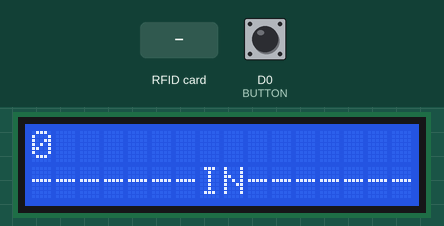
A sketch run on a simulated ESP8266 (NodeMCU). Parts: 16×2 character LCD. The test bench sets the inputs (shaded band); at power-on: D0 (BUTTON) LOW. WiFi joins after 1.5 s; servers stay silent unless stated; network time is answered at once with the bench clock; uploads are accepted with an empty reply; what the sketch prints to the serial monitor is not drawn.

Above: at 3.7 s.
3.8 s: RFID card 5E 7A 19 C4 held to the reader
At 5.4 s:
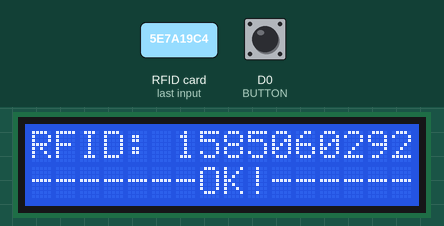
6.8 s: D0 (BUTTON) pulled HIGH for 3.2 s
At 10.3 s:
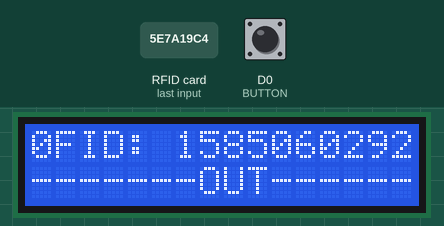
11.5 s: D0 (BUTTON) pulled HIGH for 0.15 s
At 12.6 s:
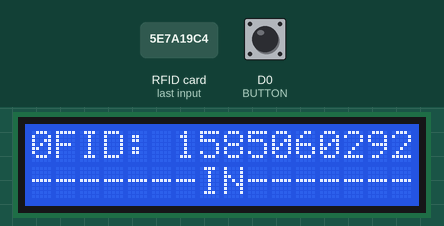
Timing chart, 0 to 14.5 s (numbered marks = the images above; inputs shaded):
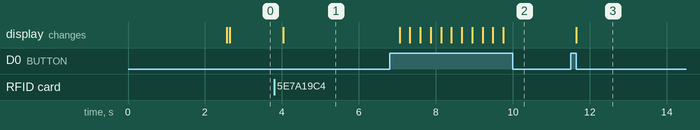

Measured:
- after the input at 3.8 s, the display: changes after 0.24 s (image 1)
- after the input at 6.8 s, the display: changes after 0.26 s (image 2)
- after the input at 11.5 s, the display: changes after 0.14 s (image 3)

The sketch:

alex-tcc.ino
```cpp
#include <ESP8266WiFiMulti.h>
#include <Arduino.h>
#include <ESP8266HTTPClient.h>
#include <WiFiClientSecureBearSSL.h>
#include <ESP8266WiFi.h>
#include <Wire.h>
#include <LiquidCrystal_I2C.h>
#include <Wire.h>
#include <SPI.h>
#include <Adafruit_PN532.h>
#include <time.h>
#include <WiFiUdp.h>
#include <NTPClient.h>

#define PN532_SS (2)
#define BUTTON D0
#define HTTP_CODE_OK 200

LiquidCrystal_I2C lcd(0x3F, 16, 2);

const char *SSID = "";
const char *PASSWORD = "";

const char *BASE_URL = "";

const char *ntpServer = "pool.ntp.org";
const long gmtOffset_sec = -10800;

void initSerial();
void initWiFi();
void initNFC();
void initDisplay();
void accessControl();
void printDisplay();
void printLCDdone();

ESP8266WiFiMulti WiFiMulti;
HTTPClient https;
Adafruit_PN532 nfc(PN532_SS);
WiFiUDP ntpUDP;
NTPClient timeClient(ntpUDP, ntpServer, 0);
NTPClient timeClientLCD(ntpUDP, ntpServer, gmtOffset_sec);

bool isIn = true;

void setup()
{
  pinMode(BUTTON, INPUT);
  initSerial();
  initWiFi();
  initNFC();
  timeClient.begin();
  timeClientLCD.begin();
  initDisplay();
}

void loop()
{
  uint8_t success;
  uint8_t uid[] = {0, 0, 0, 0, 0, 0, 0};
  uint8_t uidLength;
  bool httpResponse;
  int httpCode;

  timeClient.update();
  timeClientLCD.update();
  accessControl();
  printDisplay();
  delay(50);

  if (nfc.readPassiveTargetID(PN532_MIFARE_ISO14443A, uid, &uidLength, 200))
  {

    nfc.PrintHex(uid, uidLength);

    if (uidLength == 4)
    {
      uint32_t cardid = uid[0];
      cardid <<= 8;
      cardid |= uid[1];
      cardid <<= 8;
      cardid |= uid[2];
      cardid <<= 8;
      cardid |= uid[3];
      httpRequest(cardid);
      printLCDdone(cardid);
      delay(3000);
    }
  }
}

void initSerial()
{
  Serial.begin(115200);
}

void initWiFi()
{
  delay(1000);
  Serial.println("Connecting in: " + String(SSID));

  WiFi.mode(WIFI_STA);
  WiFiMulti.addAP(SSID, PASSWORD);

  if ((WiFiMulti.run() == WL_CONNECTED))
  {
    Serial.println();
    Serial.print("Connected in " + String(SSID) + " | IP => ");
    Serial.println(WiFi.localIP());
  }
  else
  {
    Serial.println("Unable to connect");
  }
}

void initNFC()
{
  nfc.begin();
  uint32_t versiondata = nfc.getFirmwareVersion();
  if (!versiondata)
  {
    Serial.print("Didn't find PN53x board");
    while (1)
      ;
  }
  nfc.SAMConfig();
}

void initDisplay()
{
  lcd.init();
  lcd.backlight();
  lcd.setCursor(0, 0);
}

void accessControl()
{
  if (digitalRead(BUTTON) == HIGH)
  {
    isIn = !isIn;
  }
}

void printDisplay()
{
  String in = (isIn) ? "IN" : "OUT";
  String msg = String("-------" + in + "-------");
  lcd.setCursor(0, 0);
  lcd.print(timeClientLCD.getFullFormattedTime());
  lcd.setCursor(0, 1);
  lcd.print(msg);
}

void printLCDdone(uint32_t cardid)
{
  String id = String(cardid);
  String msg = String("-------OK!------");
  lcd.setCursor(0, 0);
  lcd.print("RFID: " + id);
  lcd.setCursor(0, 1);
  lcd.print(msg);
}

void httpRequest(uint32_t cardid)
{
  std::unique_ptr<BearSSL::WiFiClientSecure> client(new BearSSL::WiFiClientSecure);
  client->setInsecure();

  String id = String(cardid);
  String in = (isIn) ? "true" : "false";
  String timestamp = timeClient.getFullFormattedTime();
  timestamp.setCharAt(10, 'T');
  timestamp = timestamp + "Z";
  Serial.println(timestamp);

  if (https.begin(*client, BASE_URL))
  {

    https.addHeader("content-type", "application/json");

    String bodyJSON = String("{\"rfid\": \"" + id + "\", \"timestamp\": \"" + timestamp + "\", \"isIn\":" + in + "}");
    Serial.println("Registering...");
    Serial.println(bodyJSON);
    int httpCode = https.POST(bodyJSON);

    if (httpCode < 0)
    {
      Serial.println("request error - " + httpCode);
    }

    if (httpCode != HTTP_CODE_OK)
    {
      Serial.println(httpCode);
    }

    Serial.println("Done!");

    https.end();
  }
}
```
